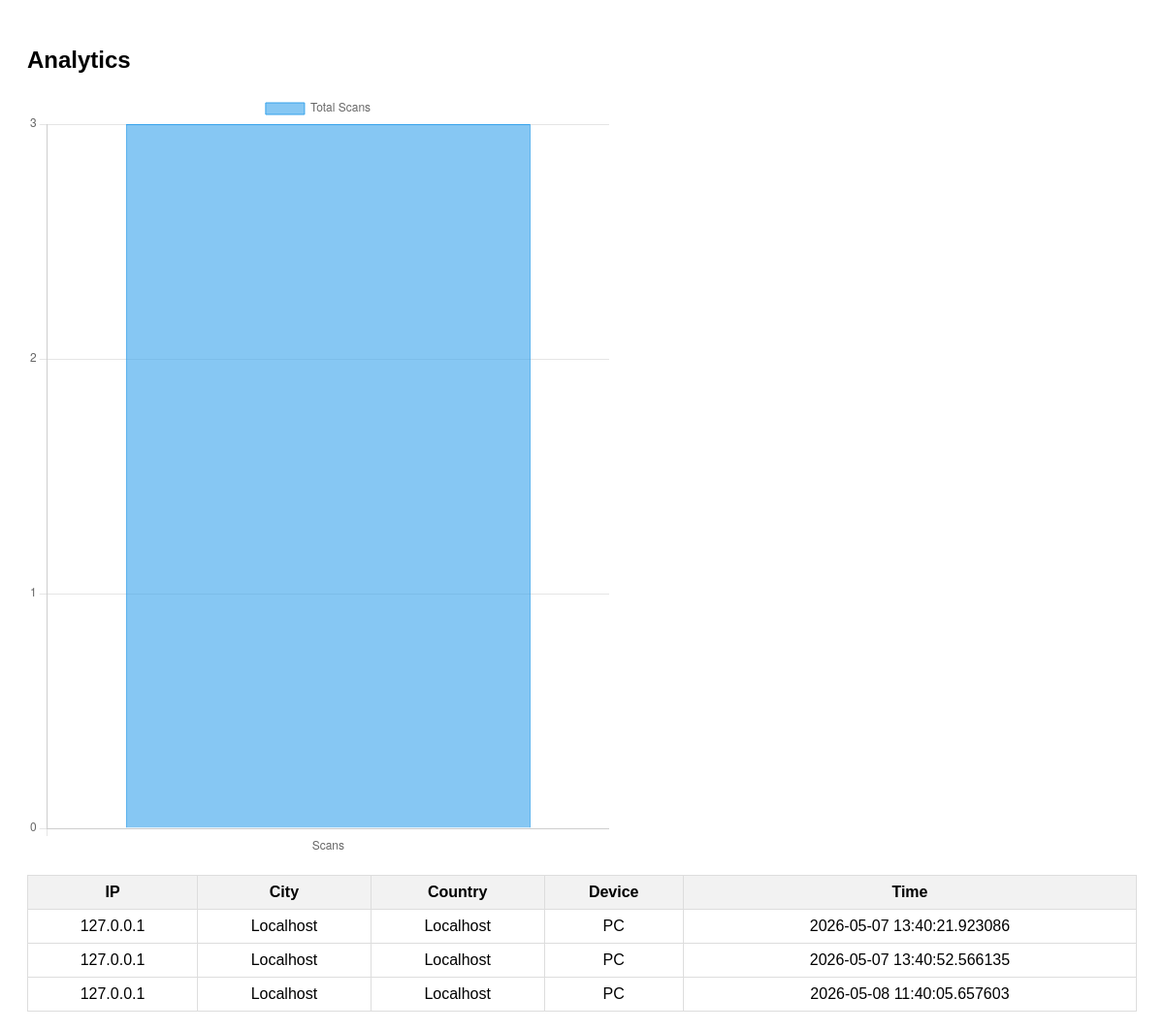
The app's page /analytics/12 (signed in) with its own data.
### app.py (models this page shows)
class Scan(db.Model):
    id = db.Column(db.Integer, primary_key=True)
    qr_id = db.Column(db.Integer)
    ip = db.Column(db.String(50))
    city = db.Column(db.String(50))
    country = db.Column(db.String(50))
    device = db.Column(db.String(50))
    scan_time = db.Column(db.String(50))

### app.py (the view)
@app.route('/analytics/<int:id>')
def analytics(id):
    scans = Scan.query.filter_by(
        qr_id=id
    ).all()
    return render_template(
        "analytics.html",
        scans=scans
    )

### templates/analytics.html (shortened to what this page needs)
<!DOCTYPE html>
<html>
<head>
</head>
<body>
<h2>Analytics</h2>
<canvas id="chart" height="100"></canvas>
<script>
    // ✅ Safe conversion (Jinja → JS)
    let total = Number("{{ scans | default([]) | length }}");
    window.onload = function () {
        const ctx = document.getElementById("chart");
        if (ctx) {
            new Chart(ctx, {
                type: 'bar',
                data: {
                    labels: ["Scans"],
                    datasets: [{
                        label: "Total Scans",
                        data: [total],
                        backgroundColor: ["rgba(54, 162, 235, 0.6)"],
                        borderColor: ["rgba(54, 162, 235, 1)"],
                        borderWidth: 1
                    }]
                },
                options: {
                    responsive: true,
                    maintainAspectRatio: false,
                    scales: {
                        y: {
                            beginAtZero: true,
                            ticks: {
                                precision: 0
                            }
                        }
                    }
                }
            });
        }
    };
</script>
<table>
    <tr>
        <th>IP</th>
        <th>City</th>
        <th>Country</th>
        <th>Device</th>
        <th>Time</th>
    </tr>
    {% if scans %}
        {% for s in scans %}
        <tr>
            <td>{{ s['ip'] or 'N/A' }}</td>
            <td>{{ s['city'] or 'N/A' }}</td>
            <td>{{ s['country'] or 'N/A' }}</td>
            <td>{{ s['device'] or 'N/A' }}</td>
            <td>{{ s['scan_time'] or 'N/A' }}</td>
        </tr>
        {% endfor %}
    {% else %}
        <tr>
            <td colspan="5">No data available</td>
        </tr>
    {% endif %}
</table>
</body>
</html>

### templates/analytics.html (style rules this page uses)
body { font-family: Arial; padding: 20px; }
table { border-collapse: collapse; width: 100%; margin-top: 20px; }
th, td { border: 1px solid #ddd; padding: 8px; text-align: center; }
th { background-color: #f2f2f2; }
canvas { max-width: 600px; }

### records on screen
Scan: ip "127.0.0.1", city "Localhost", country "Localhost", device "PC", scan_time "2026-05-07 13:40:21.923086"
Scan: ip "127.0.0.1", city "Localhost", country "Localhost", device "PC", scan_time "2026-05-07 13:40:52.566135"
Scan: ip "127.0.0.1", city "Localhost", country "Localhost", device "PC", scan_time "2026-05-08 11:40:05.657603"
